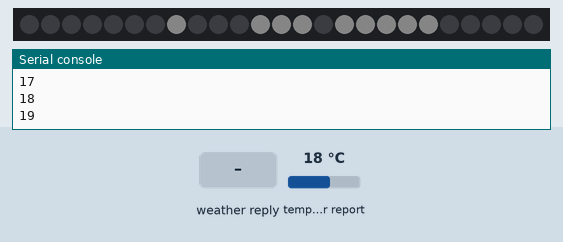
This program was run on a simulated ESP32 board running MicroPython. On the bench: 25 RGB LEDs in strip order, left to right, the last lines printed to the serial console. The test bench sets the inputs (shaded band); at power-on: temperature in the web weather report 18 °C. Dim RGB values are drawn brighter than linear; WiFi joins after 1.5 s; requests to the public web service named in the program get a made-up reply in its usual format after 0.4 s (London, UTC, broken clouds, 64 % humidity, 1013 hPa unless stated); library files of the repository ran but are not shown: secrets.py.

Above: at 9.8 s.
9.9 s: the web weather report turns to Rain
At 29.8 s:
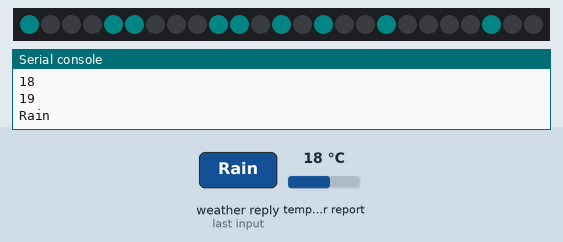
31.9 s: the web weather report turns to Clear
At 50.5 s:
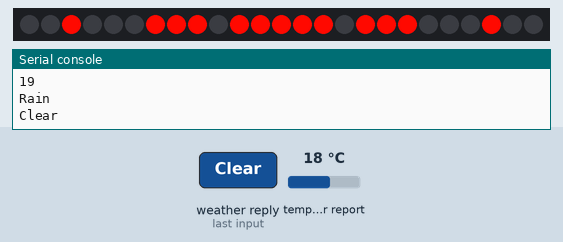
51.5 s: the web weather report turns to Thunderstorm
At 71.3 s:
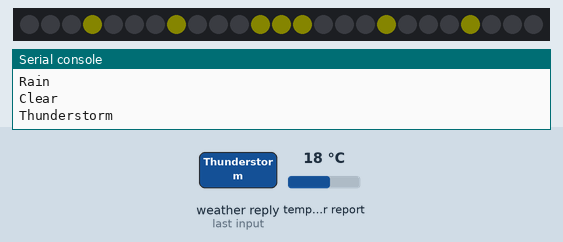
73.5 s: the web weather report turns to Snow
At 91.5 s:
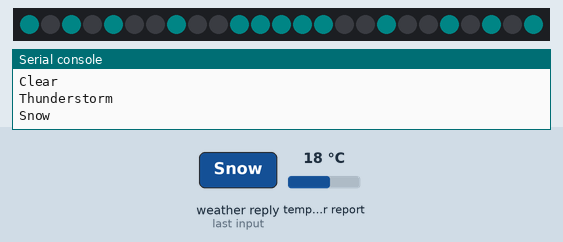
Timing chart, 0 to 93.0 s (numbered marks = the images above; inputs shaded):
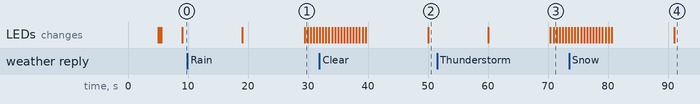

The program:

main.py
```python
import network
import time
import urequests
from machine import Pin
from neopixel import NeoPixel
from secrets import SSID, PW # secrets.py file contains Wi-Fi details
from random import randint


#NeoPixel Setup
neopin = Pin(8, Pin.OUT)
pixels = 25
np = NeoPixel(neopin, pixels)

#Weather Icons
sun = [2,6,7,8,10,11,12,13,14,16,17,18,22]
cloudy = [7,11,12,13,15,16,17,18,19]
rain_cloud = [7,11,12,13,15,16,17,18,19]
rain1 = [0,4,5,9,10,12,14,17,22]
rain2 = [2,7,10,12,14,15,19,20,24]
lightning_cloud = [2,6,7,8,10,11,12,13,14,16,18,20,22]
lightning = [3,7,11,12,13,17,21]
snow_ice = [0,2,4,7,10,11,12,13,14,17,20,22,24]
fail = [0,4,6,8,12,16,18,20,24]
fail2 = [2,7,10,11,12,13,14,17,22]

#Wi-Fi Setup
wlan = network.WLAN(network.STA_IF)
wlan.active(True)
wlan.connect(SSID, PW)
time.sleep(5)
print(wlan.isconnected())
print(wlan.ifconfig())
if wlan.isconnected() == True:
	for i in range(3):
		np.fill((0,16,0))
		np.write()
		time.sleep(0.1)
		np.fill((0,0,0))
		np.write()
		time.sleep(0.1)
else:
	for i in range(3):
		np.fill((16,0,0))
		np.write()
		time.sleep(0.1)
		np.fill((0,0,0))
		np.write()
		time.sleep(0.1)
time.sleep(3)

while True:
	#Get the weather data
	r = urequests.get("http://api.openweathermap.org/data/2.5/weather?q=Blackpool,UK&appid=--YOUR OPEN WEATHER MAP API KEY HERE--").json()
	weather = r["weather"][0]["main"]
	#Change the weather here to test the conditional tests.
	#weather = "Cats and dogs"
	print(weather)
	if weather == "Clear":
		for value in sun:
			np[value] = (255,265,0)
			np.write()
		time.sleep(10)
		np.fill((0,0,0))
		np.write()
	elif weather == "Clouds":
		for value in cloudy:
			print(value)
			np[value] = (8,8,8)
			np.write()
		time.sleep(10)
		np.fill((0,0,0))
		np.write()
	elif weather == "Rain":
		for i in range(10):
			for value in rain1:
				np[value] = (0,8,8)
				np.write()
			time.sleep(0.5)
			np.fill((0,0,0))
			np.write()
			for value in rain2:
				np[value] = (0,8,8)
				np.write()
			time.sleep(0.5)
			np.fill((0,0,0))
			np.write()
	elif weather == "Thunderstorm":
		for i in range(10):
			for value in lightning_cloud:
				np[value] = (8,8,8)
				np.write()
			time.sleep(0.5)
			np.fill((0,0,0))
			np.write()
			for value in lightning:
				np[value] = (8,8,0)
				np.write()
			time.sleep(0.5)
			np.fill((0,0,0))
			np.write()
	elif weather == "Snow":
		for value in snow_ice:
			np[value] = (0,8,8)
			np.write()
		time.sleep(10)
		np.fill((0,0,0))
		np.write()
	else:
		print("No Weather Data")
		for i in range(10):
			for value in fail:
				np[value] = (128,0,0)
				np.write()
			time.sleep(0.5)
			np.fill((0,0,0))
			np.write()
			for value in fail2:
				np[value] = (128,0,0)
				np.write()
			time.sleep(0.5)
			np.fill((0,0,0))
			np.write()
	time.sleep(10)
```

Measured:
- after the input at 9.9 s, the LEDs: first differ from a run without the input after 19.5 s (image 1)
- after the input at 31.9 s, the LEDs: first differ from a run without the input after 18.1 s (image 2)
- after the input at 51.5 s, the LEDs: first differ from a run without the input after 18.9 s (image 3 shows a later state)
- after the input at 73.5 s, the LEDs: first differ from a run without the input after 17.5 s (image 4)
- what the display in image 1 shows lasts 0.5 s, from 29.4 s to 29.9 s
